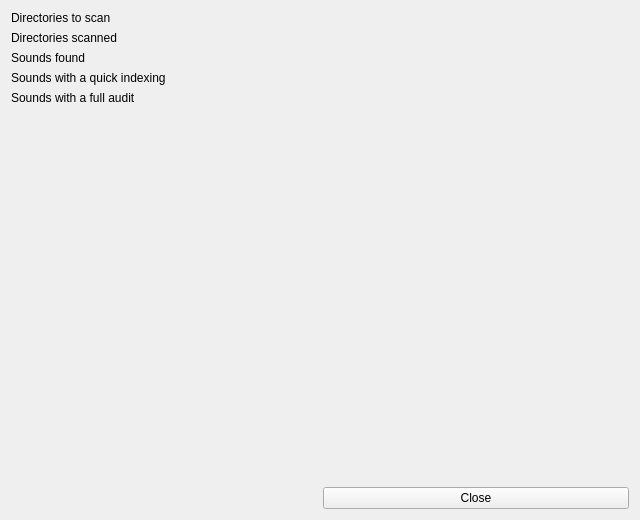
<?xml version="1.0" encoding="UTF-8"?>
<ui version="4.0">
 <class>StatusWindow</class>
 <widget class="QWidget" name="StatusWindow">
  <property name="geometry">
   <rect>
    <x>0</x>
    <y>0</y>
    <width>640</width>
    <height>520</height>
   </rect>
  </property>
  <property name="windowTitle">
   <string>Indexing status</string>
  </property>
  <layout class="QVBoxLayout" name="arrangement">
   <item>
    <layout class="QFormLayout" name="counts">
     <item row="0" column="0">
      <widget class="QLabel" name="to_scan_caption">
       <property name="text">
        <string>Directories to scan</string>
       </property>
      </widget>
     </item>
     <item row="0" column="1">
      <widget class="QLabel" name="to_scan"/>
     </item>
     <item row="1" column="0">
      <widget class="QLabel" name="scanned_caption">
       <property name="text">
        <string>Directories scanned</string>
       </property>
      </widget>
     </item>
     <item row="1" column="1">
      <widget class="QLabel" name="scanned"/>
     </item>
     <item row="2" column="0">
      <widget class="QLabel" name="found_caption">
       <property name="text">
        <string>Sounds found</string>
       </property>
      </widget>
     </item>
     <item row="2" column="1">
      <widget class="QLabel" name="found"/>
     </item>
     <item row="3" column="0">
      <widget class="QLabel" name="summary_caption">
       <property name="text">
        <string>Sounds with a quick indexing</string>
       </property>
      </widget>
     </item>
     <item row="3" column="1">
      <widget class="QLabel" name="summary"/>
     </item>
     <item row="4" column="0">
      <widget class="QLabel" name="complete_caption">
       <property name="text">
        <string>Sounds with a full audit</string>
       </property>
      </widget>
     </item>
     <item row="4" column="1">
      <widget class="QLabel" name="complete"/>
     </item>
    </layout>
   </item>
   <item>
    <layout class="QHBoxLayout" name="charts"/>
   </item>
   <item>
    <layout class="QHBoxLayout" name="foot">
     <item>
      <widget class="QLabel" name="since">
       <property name="wordWrap">
        <bool>true</bool>
       </property>
      </widget>
     </item>
     <item>
      <widget class="QPushButton" name="shut_down">
       <property name="text">
        <string>Close</string>
       </property>
      </widget>
     </item>
    </layout>
   </item>
  </layout>
 </widget>
 <resources/>
 <connections/>
</ui>
